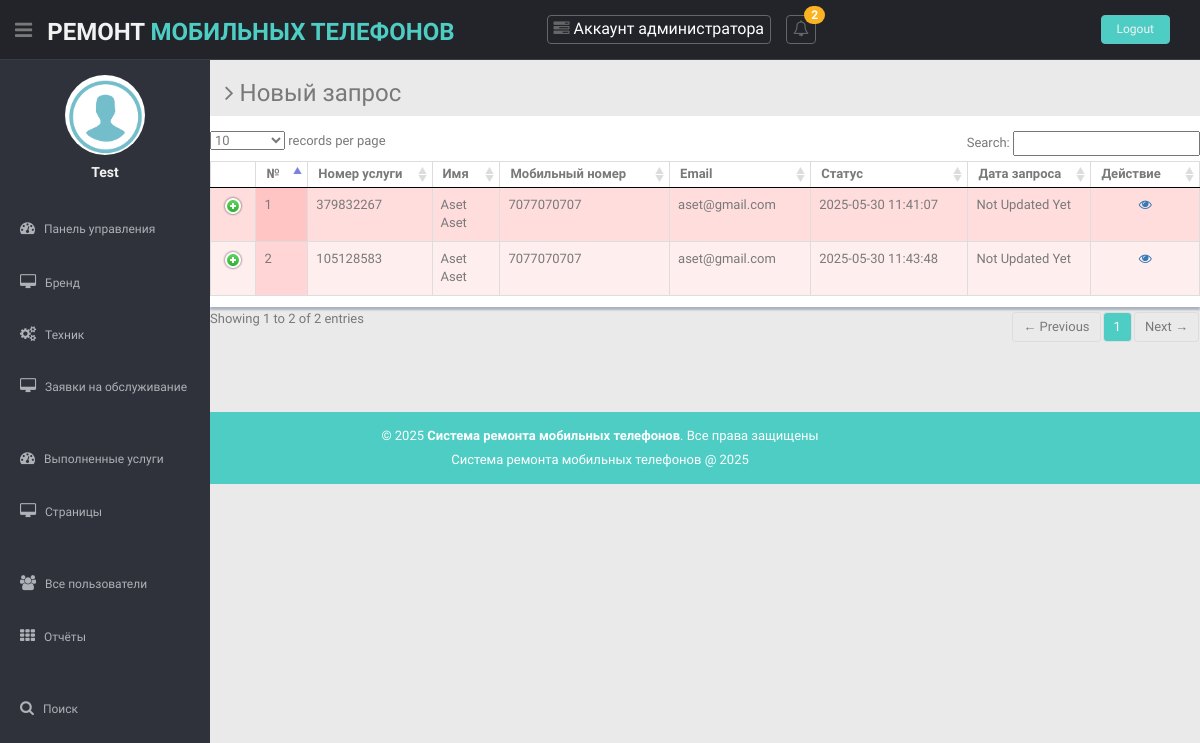
The page /admin/new-request.php (signed in) on the database its author committed.
### tables this page shows
CREATE TABLE IF NOT EXISTS `tblrequest` (
  `ID` int NOT NULL AUTO_INCREMENT,
  `UserID` int DEFAULT NULL,
  `ServiceNumber` varchar(10) DEFAULT NULL,
  `BrandName` varchar(50) DEFAULT NULL,
  `ACtype` varchar(100) DEFAULT NULL,
  `ACcapcity` varchar(50) DEFAULT NULL,
  `Problem` varchar(200) DEFAULT NULL,
  `ProblemDesc` mediumtext,
  `Address` varchar(200) DEFAULT NULL,
  `DateofService` varchar(200) DEFAULT NULL,
  `SuitableTime` varchar(200) DEFAULT NULL,
  `ReqDate` timestamp NULL DEFAULT CURRENT_TIMESTAMP,
  `Status` varchar(50) DEFAULT NULL,
  `AssignTo` varchar(120) DEFAULT NULL,
  `Remark` varchar(200) DEFAULT NULL,
  `ServiceCharge` decimal(10,2) DEFAULT NULL,
  `PartCharge` decimal(10,2) DEFAULT NULL,
  `OtherCharge` decimal(10,2) DEFAULT NULL,
  `ResponseDate` timestamp NULL DEFAULT NULL ON UPDATE CURRENT_TIMESTAMP,
  PRIMARY KEY (`ID`),
  KEY `ServiceNumber` (`ServiceNumber`)
);

CREATE TABLE IF NOT EXISTS `tbluser` (
  `ID` int NOT NULL AUTO_INCREMENT,
  `FirstName` varchar(200) DEFAULT NULL,
  `LastName` varchar(200) DEFAULT NULL,
  `MobileNumber` bigint DEFAULT NULL,
  `Email` varchar(200) DEFAULT NULL,
  `Password` varchar(200) DEFAULT NULL,
  `RegDate` timestamp NULL DEFAULT CURRENT_TIMESTAMP,
  PRIMARY KEY (`ID`)
);

### admin/new-request.php (the view, shortened to what this page needs)
<?php
include('includes/dbconnection.php');
if (strlen($_SESSION['acrsaid']==0)) {
  header('location:logout.php');
  } else{
?>
<!DOCTYPE html>
<html lang="en">
<head>
  <link href="../lib/bootstrap/css/bootstrap.min.css" rel="stylesheet">
  <link href="../lib/font-awesome/css/font-awesome.css" rel="stylesheet" />
  <link href="../lib/advanced-datatable/css/demo_page.css" rel="stylesheet" />
  <link href="../lib/advanced-datatable/css/demo_table.css" rel="stylesheet" />
  <link rel="stylesheet" href="../lib/advanced-datatable/css/DT_bootstrap.css" />
  <link href="../css/style.css" rel="stylesheet">
  <link href="../css/style-responsive.css" rel="stylesheet">
</head>
<body>
  <section id="container">
   <?php include_once('includes/header.php');?>
  <?php include_once('includes/sidebar.php');?>
    <section id="main-content">
      <section class="wrapper">
        <h3><i class="fa fa-angle-right"></i> Новый запрос</h3>
        <div class="row mb">
          <div class="content-panel">
            <div class="adv-table">
              <table cellpadding="0" cellspacing="0" border="0" class="display table table-bordered" id="hidden-table-info">
          <thead>
            <tr>
              <th>№</th>
              <th>Номер услуги</th>
              <th>Имя</th>
              <th>Мобильный номер</th>
              <th>Email</th>
              <th>Статус</th>
              <th>Дата запроса</th>
              <th>Действие</th>
                  </tr>
                </thead>
                <tbody>
                  <?php
$ret=mysqli_query($con,"select tbluser.*,tblrequest.* from tblrequest join tbluser on tbluser.ID=tblrequest.UserID where Status is null");
$cnt=1;
while ($row=mysqli_fetch_array($ret)) {
?>
                  <tr class="gradeX">
                    <td><?php echo $cnt;?></td>
                    <td><?php  echo $row['ServiceNumber'];?></td>
                    <td><?php  echo $row['FirstName'];?> <?php  echo $row['LastName'];?></td>
                    <td><?php  echo $row['MobileNumber'];?></td>
                    <td><?php  echo $row['Email'];?></td>
                    <td class="hidden-phone"><?php  echo $row['ReqDate'];?></td>
                    <?php if($row['Status']==""){ ?>
                     <td><?php echo "Not Updated Yet"; ?></td>
<?php } else { ?>                  <td><?php  echo htmlentities($row['Status']);?>
                  </td>
                  <?php } ?>
                    <td class="center hidden-phone"><a href="view-service-detail.php?viewid=<?php echo htmlentities ($row['ServiceNumber']);?>"><i class="fa fa-eye" aria-hidden="true"></i></a></td>
                  </tr>
                  <?php
$cnt=$cnt+1;
}?>
                </tbody>
              </table>
            </div>
          </div>
        </div>
      </section>
    </section>
<?php include_once('includes/footer.php');?>
  </section>
</body>
</html>
<?php  } ?>

### admin/includes/sidebar.php (shortened to what this page needs)
<aside>
      <div id="sidebar" class="nav-collapse ">
        <ul class="sidebar-menu" id="nav-accordion">
          <p class="centered"><a href="profile.html"><img src="images/images.png" class="img-circle" width="80"></a></p>
          <?php
$aid=$_SESSION['acrsaid'];
$ret=mysqli_query($con,"select * from tbladmin where ID='$aid'");
while ($row=mysqli_fetch_array($ret)) {
?>
          <h5 class="centered"><?php  echo $row['AdminName'];?></h5><?php } ?>
          <li class="mt">
            <a  href="dashboard.php">
              <i class="fa fa-dashboard"></i>
                <span>Панель управления</span>
              </a>
          </li>
            <li class="sub-menu">
            <a href="javascript:;">
              <i class="fa fa-desktop"></i>
              <span>Бренд</span>
              </a>
            </li>
            <li class="sub-menu">
            <a href="javascript:;">
              <i class="fa fa-cogs"></i>
              <span>Техник</span>
              </a>
            </li>
          <li class="sub-menu dcjq-parent-li">
            <a href="javascript:;" class="dcjq-parent">
              <i class="fa fa-desktop"></i>
              <span>Заявки на обслуживание</span>
              <span class="dcjq-icon"></span></a>
            </li>
            <li class="mt">
            <a href="completed-servicebytech.php">
              <i class="fa fa-dashboard"></i>
              <span>Выполненные услуги</span>
              </a>
            </li>
            <li class="sub-menu dcjq-parent-li">
            <a href="javascript:;" class="dcjq-parent">
              <i class="fa fa-desktop"></i>
              <span>Страницы</span>
              <span class="dcjq-icon"></span></a>
            </li>
             <li class="mt">
            <a href="reg-users.php">
              <i class="fa fa-users"></i>
              <span>Все пользователи</span>
              </a>
            </li>
            <li class="sub-menu">
            <a href="javascript:;">
              <i class="fa fa-th"></i>
              <span>Отчёты</span>
              </a>
            </li>
             <li class="mt">
            <a href="search.php">
              <i class="fa fa-search"></i>
              <span>Поиск</span>
              </a>
          </li>
        </ul>
      </div>
    </aside>

### css/style.css (style rules this page uses)
body { color: #797979; background: #eaeaea; font-family: 'Ruda', sans-serif; padding: 0px !important; margin: 0px !important; font-size:13px; }
ul li { list-style: none; }
a, a:hover, a:focus { text-decoration: none; outline: none; }
#container { width: 100%; height: 100%; }
.centered { text-align: center; }
.mt { margin-top: 25px; }
.mb { margin-bottom: 25px; }
#sidebar { width: 210px; height: 100%; position: fixed; background: #2f323a; }
#sidebar h5 { color: #f2f2f2; font-weight: 700; }
#sidebar ul li { position: relative; }
ul.sidebar-menu , ul.sidebar-menu li ul.sub { margin: -2px 0 0; padding: 0; }
ul.sidebar-menu { margin-top: 75px; }
ul.sidebar-menu li { margin-bottom: 5px; margin-left:10px; margin-right:10px; }
ul.sidebar-menu li.sub-menu { line-height: 15px; }
ul.sidebar-menu li a span { display: inline-block; }
ul.sidebar-menu li a { color: #aeb2b7; text-decoration: none; display: block; padding: 15px 0 15px 10px; font-size: 12px; outline: none; -webkit-transition: all 0.3s ease; -moz-transition: all 0.3s ease; -o-transition: all 0.3s ease; -ms-transition: all 0.3s ease; transition: all 0.3s ease; }
ul.sidebar-menu li a i { font-size: 15px; padding-right: 6px; }
#main-content { margin-left: 210px; }
.wrapper { display: inline-block; margin-top: 60px; padding-left: 15px; padding-right: 15px; padding-bottom: 15px; padding-top: 0px; width: 100%; }
.content-panel { background: #ffffff; box-shadow: 0px 3px 2px #aab2bd; padding-top: 15px; padding-bottom: 5px; }

### rows shown on the page
tblrequest: ServiceNumber "379832267", UserID.FirstName "Aset", UserID.LastName "Aset", UserID.MobileNumber "7077070707", UserID.Email "aset@gmail.com", ReqDate "2025-05-30 11:41:07", shows "Not Updated Yet"
tblrequest: ServiceNumber "105128583", UserID.FirstName "Aset", UserID.LastName "Aset", UserID.MobileNumber "7077070707", UserID.Email "aset@gmail.com", ReqDate "2025-05-30 11:43:48", shows "Not Updated Yet"

### other values the page prints
$num "2"
$row['AdminName'] "Test"
